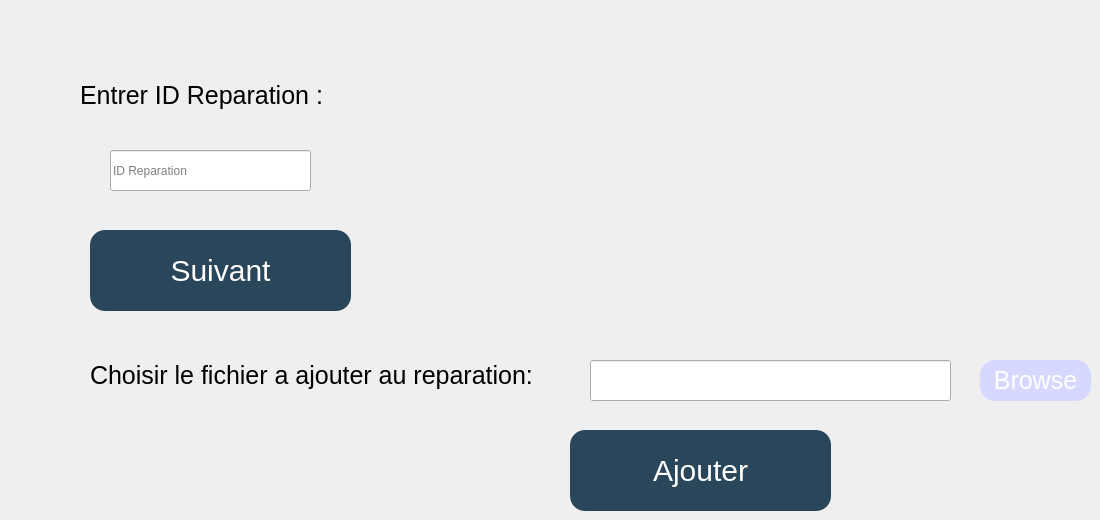
     <widget class="QWidget" name="tab_7">
      <attribute name="title">
       <string>upload Invite</string>
      </attribute>
      <widget class="QLabel" name="txt_uu_3">
       <property name="geometry">
        <rect>
         <x>90</x>
         <y>350</y>
         <width>451</width>
         <height>51</height>
        </rect>
       </property>
       <property name="styleSheet">
        <string notr="true">font-size:25px;</string>
       </property>
       <property name="text">
        <string>Choisir le fichier a ajouter au reparation:</string>
       </property>
      </widget>
      <widget class="QLabel" name="entrer_id_txt_5">
       <property name="geometry">
        <rect>
         <x>80</x>
         <y>70</y>
         <width>251</width>
         <height>51</height>
        </rect>
       </property>
       <property name="styleSheet">
        <string notr="true">font-size:25px;</string>
       </property>
       <property name="text">
        <string>Entrer ID Reparation :</string>
       </property>
      </widget>
      <widget class="QLineEdit" name="file_6">
       <property name="geometry">
        <rect>
         <x>590</x>
         <y>360</y>
         <width>361</width>
         <height>41</height>
        </rect>
       </property>
       <property name="readOnly">
        <bool>true</bool>
       </property>
      </widget>
      <widget class="QPushButton" name="browseBtn_6">
       <property name="geometry">
        <rect>
         <x>980</x>
         <y>360</y>
         <width>111</width>
         <height>41</height>
        </rect>
       </property>
       <property name="styleSheet">
        <string notr="true">QPushButton{
background:rgb(215, 216, 255);
font-size:25px;
border-radius:15px;
color:white;
}

QPushButton:hover{
color:#3794AB;
border-radius:15px;
background:white;
font-size:30px;
}</string>
       </property>
       <property name="text">
        <string>Browse</string>
       </property>
      </widget>
      <widget class="QPushButton" name="Ajouter_3">
       <property name="geometry">
        <rect>
         <x>570</x>
         <y>430</y>
         <width>261</width>
         <height>81</height>
        </rect>
       </property>
       <property name="styleSheet">
        <string notr="true">QPushButton{
background:#29465B;
font-size:30px;
border-radius:15px;
color:white;
}

QPushButton:hover{
color:#3794AB;
border-radius:15px;
background:white;
font-size:30px;
}</string>
       </property>
       <property name="text">
        <string>Ajouter</string>
       </property>
      </widget>
      <widget class="QPushButton" name="suivant_2">
       <property name="geometry">
        <rect>
         <x>90</x>
         <y>230</y>
         <width>261</width>
         <height>81</height>
        </rect>
       </property>
       <property name="styleSheet">
        <string notr="true">QPushButton{
background:#29465B;
font-size:30px;
border-radius:15px;
color:white;
}

QPushButton:hover{
color:#3794AB;
border-radius:15px;
background:white;
font-size:30px;
}</string>
       </property>
       <property name="text">
        <string>Suivant</string>
       </property>
      </widget>
      <widget class="QLineEdit" name="id_invimage">
       <property name="geometry">
        <rect>
         <x>110</x>
         <y>150</y>
         <width>201</width>
         <height>41</height>
        </rect>
       </property>
       <property name="placeholderText">
        <string>ID Reparation</string>
       </property>
      </widget>
     </widget>
